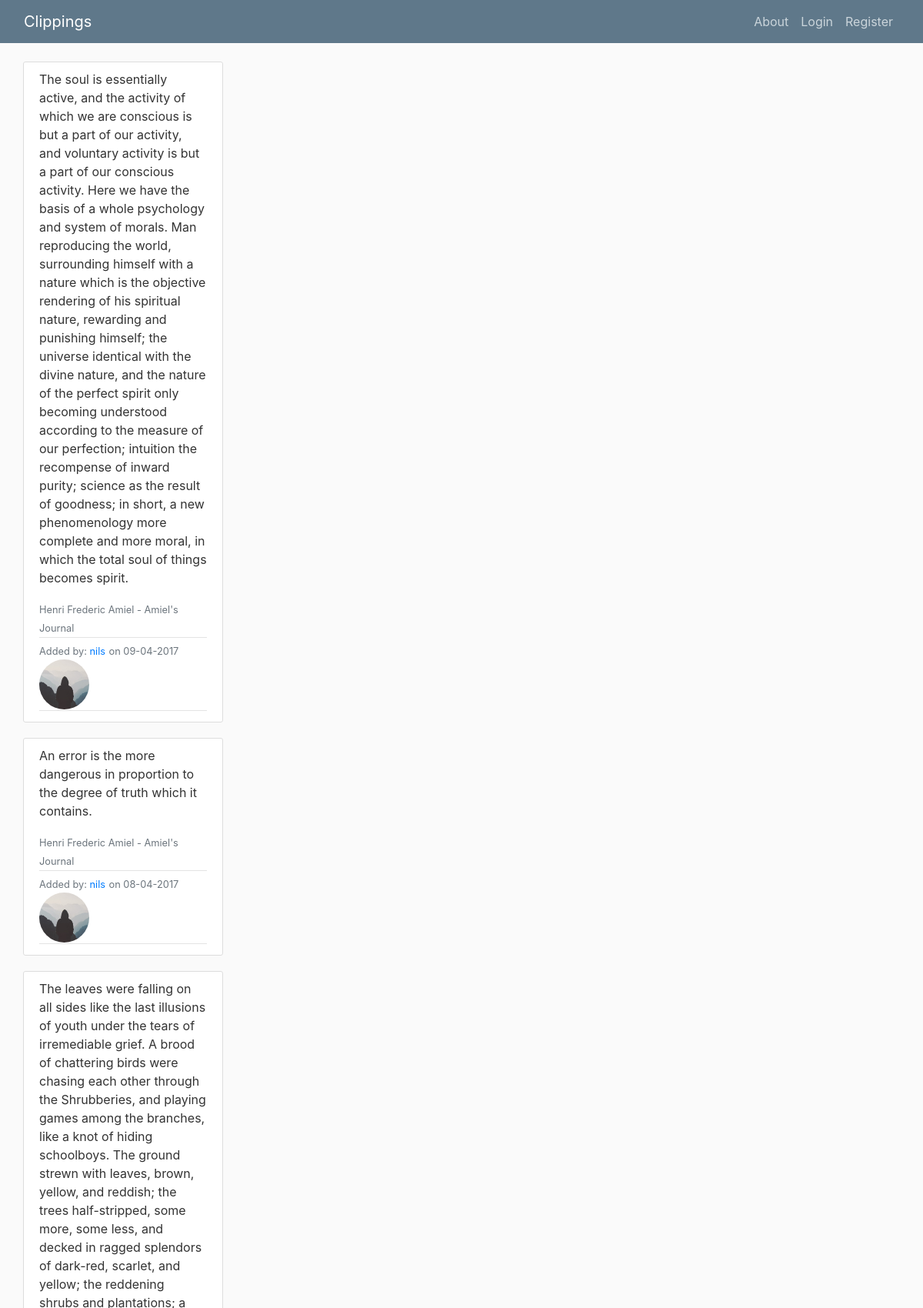
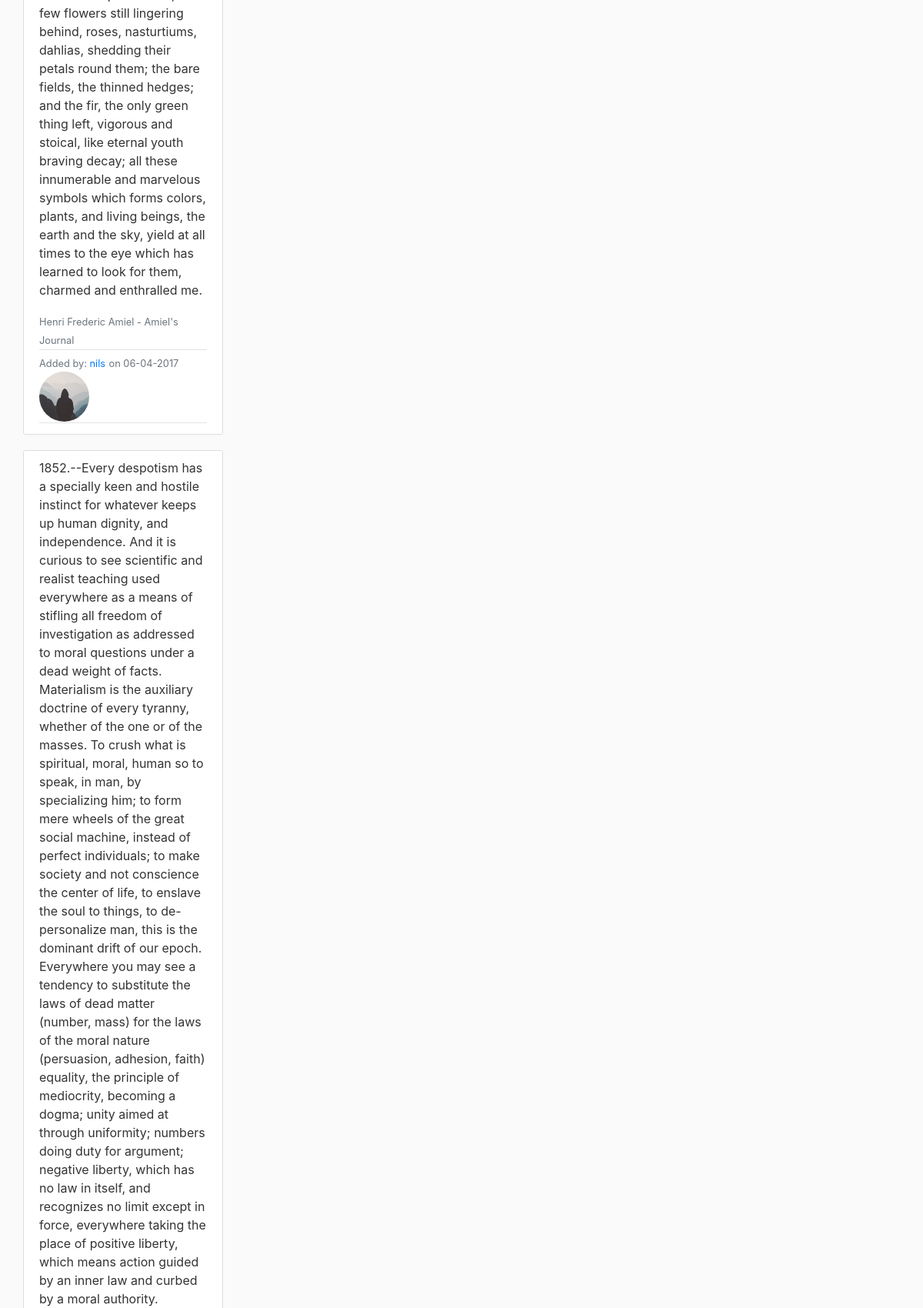
The app's page /discover (upper part) with its own data (2 pictures, top to bottom).
### clippings/models.py (models this page shows, shortened)
class Clip(db.Model):
    id = db.Column(db.Integer, primary_key=True)
    title = db.Column(db.String(400), nullable=False)
    author = db.Column(db.String(400), nullable=False)
    page = db.Column(db.Integer, nullable=False)
    location = db.Column(db.String(20), nullable=False)
    date = db.Column(db.DateTime, nullable=False, default=datetime.utcnow)
    clipping = db.Column(db.Text, nullable=False)
    is_favorite = db.Column(db.Boolean, default=False, nullable=False)
    user_id = db.Column(db.Integer, db.ForeignKey('user.id'), nullable=False)

class User(db.Model, UserMixin):
    id = db.Column(db.Integer, primary_key=True)
    username = db.Column(db.String(20), unique=True, nullable=False)
    email = db.Column(db.String(120), unique=True, nullable=False)
    image_file = db.Column(db.String(20), nullable=False, default='default.jpg')
    password = db.Column(db.String(60), nullable=False)
    posts = db.relationship('Post', backref='author', lazy=True)

### clippings/clips/routes.py (the view)
@clips.route("/discover", methods=['GET', 'POST'])
def discover():
    page = request.args.get('page', 1, type=int)
    clips = Clip.query.order_by(Clip.date.desc()).paginate(per_page=70, page=page)
    users = []
    for clip in clips.items:
        user = User.query.get(clip.user_id)
        users.append(user)
    clips_users_zip = zip(clips.items,users)
    clips_users = list(clips_users_zip)
    return render_template('discover.html.j2', clips_users=clips_users, clips=clips)

### clippings/templates/discover.html.j2 (shortened to what this page needs)
{% extends 'layout.html.j2' %}
{% block content %}
<div class="col-md-4">
    {% for cu in clips_users[::3] %}
       <article class="media content-section">
            <div class="media-body">
                <p class="article-content">{{ cu[0].clipping }}</p>
                <div class="article-metadata">
                <small class="text-muted">{{ cu[0].author }} - {{ cu[0].title }}</small>
                </div>
                <div class="article-metadata">
                <small class="text-muted">Added by:
                <a href="{{url_for('clips.user_book', username=cu[1].username, title=cu[0].title)}}">{{ cu[1].username }}</a></small>
                <small class="text-muted">on {{ cu[0].date.strftime('%d-%m-%Y') }}</small>
                <img class="rounded-circle article-img" src="{{ url_for('static', filename='profile_pics/' + cu[1].image_file) }}">
                </div>
            </div>
        </article>
    {% endfor %}
 </div>
{% endblock content %}

### clippings/static/main.css (style rules this page uses)
body { background: #fafafa; color: #333333; margin-top: 5rem; }
.content-section { background: #ffffff; padding: 10px 20px; border: 1px solid #dddddd; border-radius: 3px; margin-bottom: 20px; }
.article-content { white-space: pre-line; }
.article-img { height: 65px; width: 65px; margin-right: 16px; }
.article-metadata { padding-bottom: 1px; margin-bottom: 4px; border-bottom: 1px solid #e3e3e3 }

### records on screen
Clip: clipping "The soul is essentially active, and the activity of which we are conscious is but a part of our activity, and voluntary activity is but a part of our conscious activity. Here we have the basis of a whole psychology and system of morals. Man reproducing the world, surrounding himself with a nature which is the objective rendering of his spiritual nature, rewarding and punishing himself; the universe identical with the divine nature, and the nature of the perfect spirit only becoming understood according to the measure of our perfection; intuition the recompense of inward purity; science as the result of goodness; in short, a new phenomenology more complete and more moral, in which the total…", author "Henri Frederic Amiel", title "Amiel's Journal", username "nils", date "09-04-2017", image_file (placeholder picture)
Clip: clipping "An error is the more dangerous in proportion to the degree of truth which it contains.", author "Henri Frederic Amiel", title "Amiel's Journal", username "nils", date "08-04-2017", image_file (placeholder picture)
Clip: clipping "The leaves were falling on all sides like the last illusions of youth under the tears of irremediable grief. A brood of chattering birds were chasing each other through the Shrubberies, and playing games among the branches, like a knot of hiding schoolboys. The ground strewn with leaves, brown, yellow, and reddish; the trees half-stripped, some more, some less, and decked in ragged splendors of dark-red, scarlet, and yellow; the reddening shrubs and plantations; a few flowers still lingering behind, roses, nasturtiums, dahlias, shedding their petals round them; the bare fields, the thinned hedges; and the fir, the only green thing left, vigorous and stoical, like eternal youth braving…", author "Henri Frederic Amiel", title "Amiel's Journal", username "nils", date "06-04-2017", image_file (placeholder picture)
